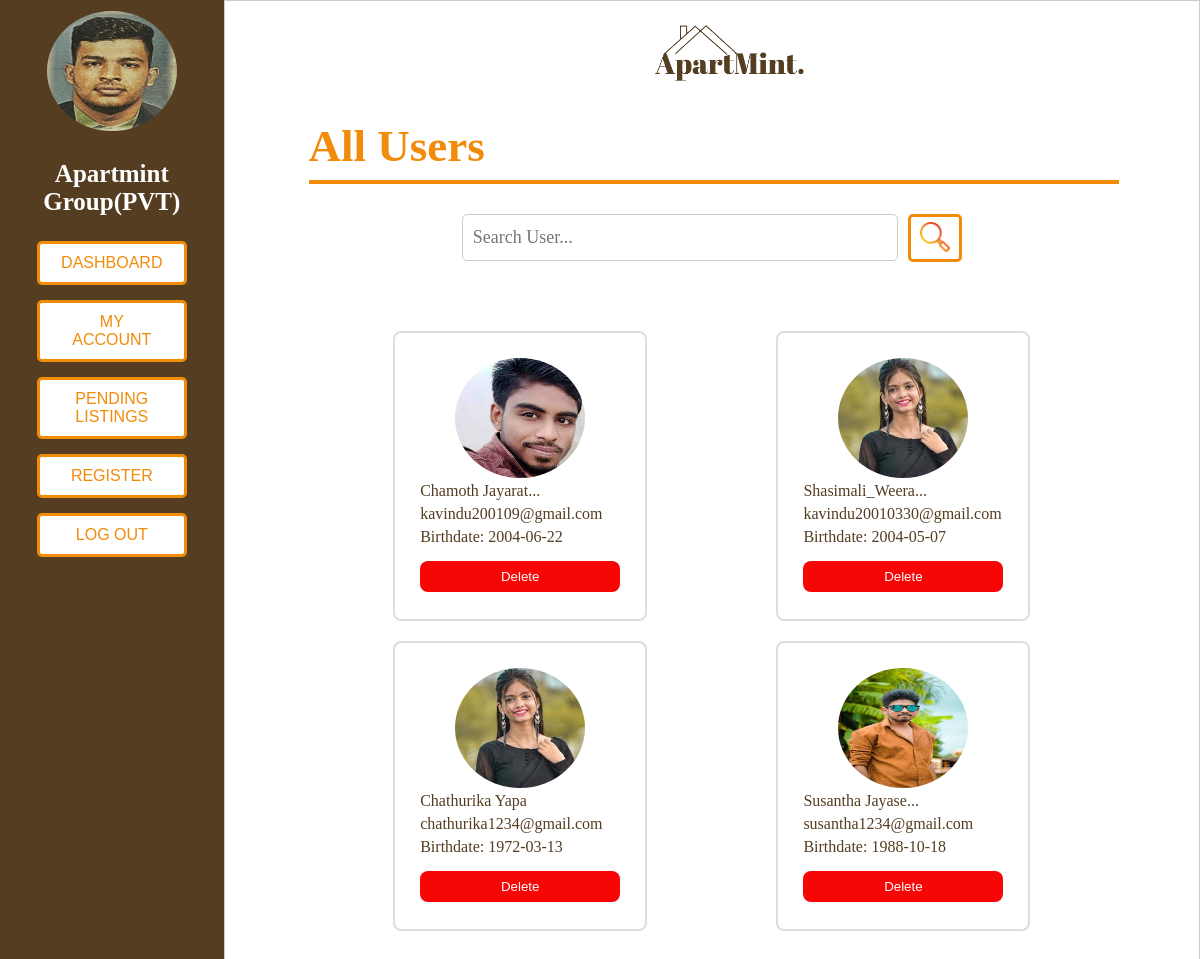
Page /admin/view_users.php (signed in) on the committed database.
### tables this page shows
CREATE TABLE `users` (
  `user_id` int(100) NOT NULL,
  `first_name` varchar(200) NOT NULL,
  `last_name` varchar(200) NOT NULL,
  `birthdate` date NOT NULL,
  `email` varchar(100) NOT NULL,
  `password` varchar(100) NOT NULL,
  `profile_photo` varchar(500) NOT NULL
);

### admin/view_users.php (the view, shortened to what this page needs)
<?php
include('../process_php/db_connection.php');
$admin_id = $_SESSION["admin_id"];
$sql = "SELECT * FROM admins WHERE admin_id = $admin_id";
$result = $conn->query($sql);
if ($result->num_rows > 0) {
    $adminName = $_SESSION["admin_name"];
    $truncatedName = (strlen($adminName) > 21) ? substr($adminName, 0, 21) . '...' : $adminName;
} else {
    echo "admin not found";
}
$searchTerm = isset($_GET['user']) ? $_GET['user'] : '';
$searchTermLower = strtolower($searchTerm);
$sqlApprovedUsers = "SELECT * FROM users WHERE
    LOWER(first_name) LIKE '%$searchTermLower%' OR
    LOWER(last_name) LIKE '%$searchTermLower%' OR
    LOWER(email) LIKE '%$searchTermLower%'";
$resultApprovedUsers = $conn->query($sqlApprovedUsers);
?>
<!DOCTYPE html>
<html lang="en">
    <head>
        <link rel="stylesheet" type="text/css" href="../style/style_myAccount.css">
        <link rel="stylesheet" type="text/css" href="style/style_view_approved_properties.css">
    </head>
    <body>
        <div class="container">
            <div class="left-section">
            <img class="profile-photo" src="process_php/uploads/profile_photos/<?php echo $_SESSION["admin_profile_photo"]; ?>" alt="Profile Photo">
                <p class="full-name"><?php echo $truncatedName; ?></p>
                <ul>
                    <a href="admin_dashboard.php"><li><button class="button">Dashboard</button></li></a>
                    <a href="admin_myAccount.php"><li><button class="button">My Account</button></li></a>
                    <a href="admin_pendingListings.php"><li><button class="button">Pending Listings</button></li></a>
                    <a href="admin_register.php"><li><button class="button">Register</button></li></a>
                    <a href="process_php/process_logout.php"><li><button class="button">Log Out</button></li></a>
                </ul>
            </div>
            <div class="right-section">
                <a class="logo1" href="admin_dashboard.php"><img src="../images/logo.png" alt="Logo"></a>
                <a href="view_users.php"><h1 class="main-title">All Users</h1></a>
                <hr style="width: 100%; border: 2px #F28A0A solid">
                <form action="view_users.php" method="GET">
                    <div class="search-container">
                        <div class="search-group">
                            <input type="text" id="search-input" name="user" placeholder="Search User..." value="<?php echo $searchTerm; ?>">
                            <button type="submit" id="search-button"><img src="../images/search.png" alt="Search"></button>
                        </div>
                    </div>
                </form>
                <div class="all-users">
                    <?php
                    while ($row = $resultApprovedUsers->fetch_assoc()) {
                        $fullName = $row['first_name'] . ' ' . $row['last_name'];
                        $truncatedName = (strlen($fullName) > 15) ? substr($fullName, 0, 15) . '...' : $fullName;
                    ?>
                            <div class="user-details">
                                <div style="text-align: center;">
                                    <img class="profile-photo" src="../process_php/uploads/profile_photos/<?php echo $row['profile_photo']; ?>" alt="Profile Photo">
                                </div>
                                <div class="box-data"><?php echo $truncatedName; ?></div>
                                <div class="box-data"><?php echo $row['email']; ?></div>
                                <div class="box-data">Birthdate: <?php echo $row['birthdate']; ?></div>
                                <form action="process_php/delete_user.php" method="post">
                                    <button type="submit" class="delete-button">Delete</button>
                                </form>
                            </div>
                    <?php
                    }
                    ?>
                </div>
            </div>
        </div>
    </body>
</html>

### style/style_myAccount.css (style rules this page uses)
body { font-family: Josefin sans-serif; margin: 0; padding: 0; background-color: #fff; }
.container { display: flex; }
.logo1 img { max-width: 150px; max-height: auto; margin-left: 43%; margin-right: 43%; margin-bottom: 5px; }
.main-title { color: rgba(242, 138, 10); font-size: 45px; font-weight: bold; margin-bottom: 0; padding: 0; }
.left-section { flex: 2.5; border: 1px solid #543d21; background: #543d21; padding: 10px; text-align: center; width: 30%; font-style: Bold; color: white; }
.button { width: 150px; background-color: #fff; color: rgba(242, 138, 10); border: 3px solid rgba(242, 138, 10); padding: 10px 20px; margin-bottom: 15px; border-radius: 5px; cursor: pointer; font-size: 16px; text-transform: uppercase; transition: background-color 0.3s ease; text-align: center; }
.profile-photo { height: 120px; width: 130px; border-radius: 50%; }
.full-name { font-size: 25px; font-weight: bold; }
ul { list-style: none; padding: 0; }
.right-section { flex: 10; border: 1px solid #ccc; padding: 2% 7%; width: 70%; }
input[type="text"], input[type="date"], input[type="email"], input[type="password"] { width: 50%; margin-bottom: 10px; font-family: Josefin sans-serif; padding: 5px; font-size: 15px; border: 1px solid #ccc; border-radius: 5px; margin-right: 25px; height: 20px; color: rgba(84, 61, 33, 1); }
.delete-button { width: 100%; padding: 8px 16px; background-color: #f70606; color: #fff; text-decoration: none; text-align: center; border: none; border-radius: 4px; margin-bottom: 2px; transition: background-color 0.3s; -webkit-transition: background-color 0.3s; -moz-transition: background-color 0.3s; -ms-transition: background-color 0.3s; -o-transition: background-color 0.3s; }

### admin/style/style_view_approved_properties.css (style rules this page uses)
a { text-decoration: none; }
.search-container { display: flex; align-items: center; justify-content: center; margin: 30px; }
.search-group { width: 500px; display: flex; justify-content: center; }
input[type="text"] { padding: 10px; font-size: 18px; border: 1px solid #ccc; border-radius: 5px; margin-right: 10px; width: 100%; height: 25px; }
#search-button { height: 48px; background-color: #fff; border: 3px solid rgba(242, 138, 10, 1); padding: 3px 9px; border-radius: 5px; cursor: pointer; -webkit-border-radius: 5px; -moz-border-radius: 5px; -ms-border-radius: 5px; -o-border-radius: 5px; }
#search-button img { max-width: 30px; max-height: 30px; vertical-align: center; }
.all-users { display: flex; flex-wrap: wrap; justify-content: space-around; padding: 20px; }
.user-details { margin-left: 5px; margin-right: 5px; margin-top: 10px; margin-bottom: 10px; text-align: left; border: 2px solid #ddd; border-radius: 8px; padding: 25px; width: 200px; color: rgba(84, 61, 33, 1); font-size: 16px; }
.box-data { margin-bottom: 5px; }
.delete-button { display: inline-block; margin-top: 10px; padding: 8px 16px; background-color: #f70606; color: #fff; text-decoration: none; border: none; border-radius: 8px; transition: background-color 0.3s; margin-bottom: 2px; -webkit-transition: background-color 0.3s; -moz-transition: background-color 0.3s; -ms-transition: background-color 0.3s; -o-transition: background-color 0.3s; -webkit-border-radius: 8px; -moz-border-radius: 8px; -ms-border-radius: 8px; -o-border-radius: 8px; }

### rows in the picture
users: profile_photo (picture), truncatedName "Chamoth Jayarat...", email "kavindu200109@gmail.com", birthdate "2004-06-22"
users: profile_photo (picture), truncatedName "Shasimali_Weera...", email "kavindu20010330@gmail.com", birthdate "2004-05-07"
users: profile_photo (picture), truncatedName "Chathurika Yapa", email "chathurika1234@gmail.com", birthdate "1972-03-13"
users: profile_photo (picture), truncatedName "Susantha Jayase...", email "susantha1234@gmail.com", birthdate "1988-10-18"

### other values in the picture
$truncatedName "Apartmint Group(PVT)"
